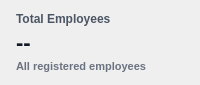
          <widget class="QFrame" name="cardTotalEmployees">
           <property name="minimumSize">
            <size>
             <width>0</width>
             <height>85</height>
            </size>
           </property>
           <property name="maximumSize">
            <size>
             <width>16777215</width>
             <height>85</height>
            </size>
           </property>
           <property name="styleSheet">
            <string notr="true">QFrame#cardTotalEmployees {
    background-color: #dbeafe;
    border: 1px solid #bfdbfe;
    border-radius: 8px;
}</string>
           </property>
           <layout class="QVBoxLayout" name="cardTotalEmployeesLayout">
            <property name="spacing">
             <number>4</number>
            </property>
            <property name="leftMargin">
             <number>16</number>
            </property>
            <property name="topMargin">
             <number>12</number>
            </property>
            <property name="rightMargin">
             <number>16</number>
            </property>
            <property name="bottomMargin">
             <number>12</number>
            </property>
            <item>
             <widget class="QLabel" name="cardTotalEmployeesTitle">
              <property name="styleSheet">
               <string notr="true">color: #4b5563; font-size: 12px; font-weight: 500; background: transparent;</string>
              </property>
              <property name="text">
               <string>Total Employees</string>
              </property>
             </widget>
            </item>
            <item>
             <widget class="QLabel" name="cardTotalEmployeesValue">
              <property name="styleSheet">
               <string notr="true">color: #111827; font-size: 22px; font-weight: bold; background: transparent;</string>
              </property>
              <property name="text">
               <string>--</string>
              </property>
             </widget>
            </item>
            <item>
             <widget class="QLabel" name="cardTotalEmployeesSubLabel">
              <property name="styleSheet">
               <string notr="true">color: #6b7280; font-size: 11px; font-weight: 500; background: transparent;</string>
              </property>
              <property name="text">
               <string>All registered employees</string>
              </property>
             </widget>
            </item>
           </layout>
          </widget>
